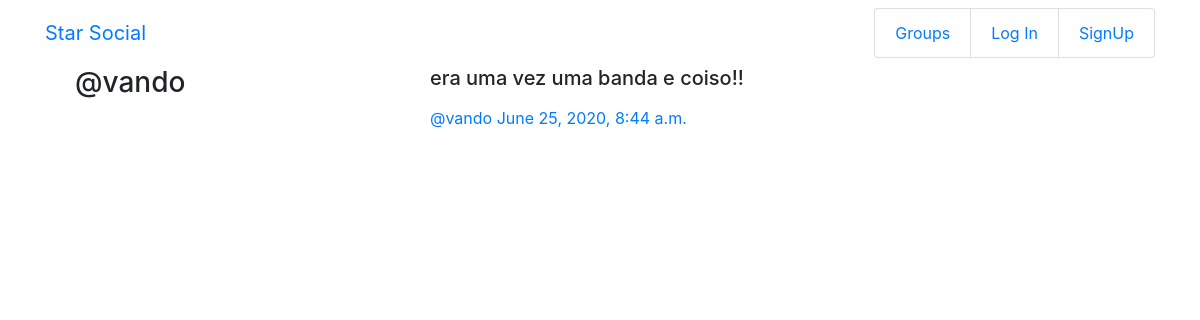
/posts/by/vando/5/, run on the app's committed database.
### posts/models.py (models this page shows, shortened)
class Post(models.Model):
    user = models.ForeignKey(User,related_name='posts',on_delete=models.CASCADE)
    created_at = models.DateTimeField(auto_now=True)
    message = models.TextField()
    message_html = models.TextField(editable=False)
    group = models.ForeignKey(Group, related_name='posts',null=True,blank=True,on_delete=models.CASCADE)
    class Meta:
        ordering = ['-created_at']
        unique_together = ['user','message']

### posts/views.py (the view)
# urls.py: path("by/<username>/<int:pk>/", views.PostDetail.as_view(),name = "single"),
class PostDetail(SelectRelatedMixin,generic.DetailView):
    model = models.Post
    select_related = ('user','group')
    def get_queryset(self):
        queryset = super().get_queryset()
        return queryset.filter(user__username__iexact=self.kwargs.get('username'))

### posts/templates/posts/post_detail.html
{% extends "posts/post_base.html" %}
{% block post_content %}
<div class ="col-md-8">
    {% include "posts/_post.html" %}
</div>
{% endblock %}

### posts/templates/posts/_post.html (shortened to what this page needs)
<div class ="post media">
    <h3 class = "col-md-6">@{{post.user.username}}</h3>
    <div class="media-body col-md-6">
        <h5>{{post.message_html|safe}}</h5>
            <span class="username">
                <a href="{% url 'posts:for_user' username=post.user.username %}">@{{post.user.username}}</a>
            </span>
            <time class="time">
                <a href="{% url "posts:single" username=post.user.username pk=post.pk %}">{{post.created_at}}</a>
            </time>
    </div>
</div>

### data on the page
Post: user.username "vando", message_html "era uma vez uma banda e coiso!!", created_at "June 25, 2020, 8:44 a.m."
